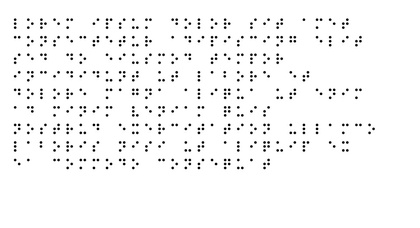
%> input picture COMS_5750/HW2/images/ec1/in/2.jpg, 420 x 228 px, shrunk from 960 x 520 before the run
$ octave ec1.m   (GNU Octave 9; MATLAB toolbox functions it lacks are replaced by stand-ins)
%> lines starting %> are read from the running program, lines starting %| are printed output that depends on the picture; in (x1, y1, x2, y2) boxes, pixels count from 0 and x2, y2 are one past the last pixel; in counts of white or black regions, pixels touching at a corner belong together; the program's own positions count from 1
clear; clc; close all;

% -------------------- CONFIG --------------------
imgPath    = fullfile('..','..','images','ec1','in','2.jpg');   % change to 2.jpg if needed
th         = 0.5;       % binarization threshold
dilateIter = 6;         % how many dilations to build grid mask
seSize     = 3;         % square strel size for dilation
margin     = 5;         % extra pixels added to r2/c2 crop (clamped safely)
debug      = false;     % set true to visualize intermediate crops/masks

brailleDir = fullfile('..','..','braille_cutouts');

% Order matters (to reduce false positives with erosion-only matching):
letters = ['y','z','w','x','v','u','q','p','r','l','t','s','n','m','o','k','g','d','f','h','j','b','c','e','i','a'];
% letters = ['v'];
% ------------------------------------------------

% --- Read image ---
a = imread(imgPath);
%> a is the input picture: size 228x420x3 uint8; min 0, max 255, mean 247
figure; imshow(a); title('Original');

% --- Binarize + invert (dots -> 1) ---
bi = binarizeInvert(a, th);
%> in binarizeInvert, `b  = im2bw(color_img, thresh);`:
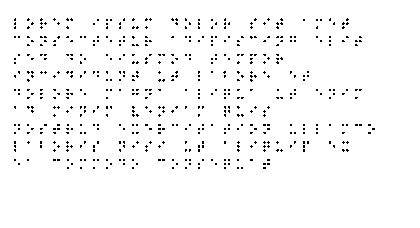
%> b: size 228x420 logical; 97.2% white; black in thin lines or dots, all inside (x1, y1, x2, y2) = (14, 18, 375, 169)
figure; imshow(bi); title('Inverted binary (dots=1)');

% --- Dilate several times to form blocks / help find grid gaps ---
se = strel('square', seSize);
d6 = bi;
for t = 1:dilateIter
    d6 = imdilate(d6, se);
end
%> this loop made 6 passes
%> pass 1, `d6 = imdilate(d6, se);`:
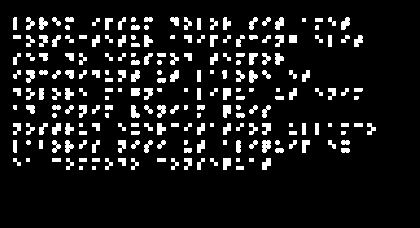
%> d6: size 228x420 logical; 10.3% white; 219 white regions (28 under 20 px), largest, box (x1, y1, x2, y2) and area: (262, 140, 271, 153) 90, (223, 105, 231, 118) 86, (26, 70, 35, 83) 82
%> pass 2, `d6 = imdilate(d6, se);`:
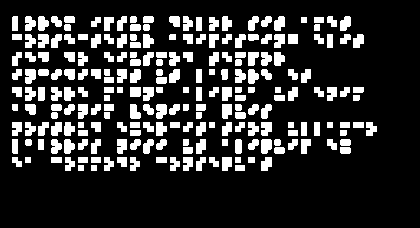
%> d6: size 228x420 logical; 18.9% white; 219 white regions, largest, box (x1, y1, x2, y2) and area: (261, 139, 272, 154) 144, (25, 69, 36, 84) 140, (156, 104, 167, 119) 138
%> pass 3, `d6 = imdilate(d6, se);`:
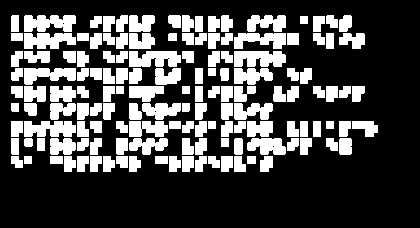
%> d6: size 228x420 logical; 29% white; 142 white regions, largest, box (x1, y1, x2, y2) and area: (234, 51, 286, 67) 701, (129, 51, 181, 67) 686, (24, 15, 76, 32) 683
%> after the loop:
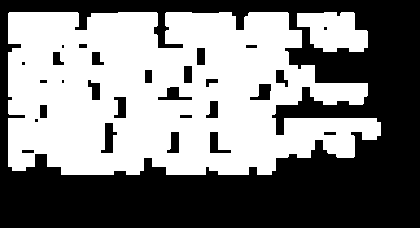
%> d6: size 228x420 logical; 49.9% white; 2 white regions, box (x1, y1, x2, y2) and area: (8, 12, 381, 175) 45641, (297, 12, 368, 52) 2098
figure; imshow(d6); title('Dilated mask');

% --- Find mid row indices of all-zero runs (grid lines / gaps) ---
rows = midIndicesOfZeroRuns(all(d6 == 0, 2));
%> in midIndicesOfZeroRuns, `zeroVec = logical(zeroVec);`: zeroVec = 228 logical values, 65 true
%> in midIndicesOfZeroRuns, `d = diff([false; zeroVec; false]);`: d = 229 values, max 1 at index 1, min -1 at index 13, mean 0
%> in midIndicesOfZeroRuns, `starts = find(d == 1);`: starts = [1; 176]
%> in midIndicesOfZeroRuns, `ends_  = find(d == -1) - 1;`: ends_ = [12; 228]
%> in midIndicesOfZeroRuns, `mids = floor((starts + ends_) / 2);`: mids = [6; 202]
%> rows = [12; 176]
cols = midIndicesOfZeroRuns(all(d6 == 0, 1));
%> cols = [8 382]

rows = round(rows(:));
cols = round(cols(:));
%> cols = [8; 382]

% [18 lines of commented-out code are left out]
output_img = a;
H = size(output_img, 1);
%> H = 228
W = size(output_img, 2);
%> W = 420

for i = 1:(numel(rows)-1)
    for j = 1:(numel(cols)-1)

        r1 = rows(i);
%> r1 = 12
        r2 = rows(i+1) - 1 + margin;
%> r2 = 180
        c1 = cols(j);
%> c1 = 8
        c2 = cols(j+1) - 1 + margin;
%> c2 = 386

        % Clamp to image bounds
        r1 = max(1, r1);  c1 = max(1, c1);
        r2 = min(H, r2);  c2 = min(W, c2);

        % Validate crop
        if r1 > r2 || c1 > c2
            fprintf(' '); % print blank
            continue;
        end

        patch = output_img(r1:r2, c1:c2, :);
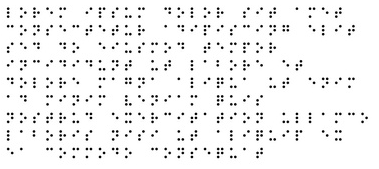
%> patch: size 169x379x3 uint8; min 0, max 255, mean 243.1

        if debug
            figure; imshow(patch); title(sprintf('Patch r[%d:%d], c[%d:%d]', r1,r2,c1,c2));
        end
        % figure; imshow(patch); title(sprintf('Patch r[%d:%d], c[%d:%d]', r1,r2,c1,c2));

        letter = identifyLetter(patch, brailleDir, th, letters, debug);
%> call 2 of binarizeInvert, with thresh = 0.5
%> in binarizeInvert (call 2), `b  = im2bw(color_img, thresh);`:
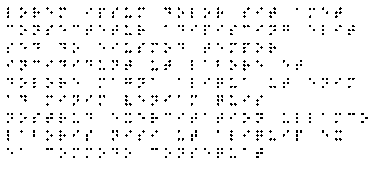
%> b: size 169x379 logical; 95.9% white; black in thin lines or dots, all inside (x1, y1, x2, y2) = (7, 7, 368, 158)
%> letter = ' '
        if letter == '\n'
            % fprintf("\n");
            break;
        else
            fprintf('%c', letter);
        end
    end
    fprintf('\n');  % new line after each row of cells
end

% ===================== FUNCTIONS =====================

function bi = binarizeInvert(color_img, thresh)
    % Compatible with your usage (im2bw supports RGB by converting to gray internally in many MATLAB versions)
    b  = im2bw(color_img, thresh);
    bi = ~b;  % dots -> 1
end

function strelMask = loadStrelFromImage(path, thresh)
    se = imread(path);
    strelMask = binarizeInvert(se, thresh);
end

function letter = identifyLetter(color_patch, brailleDir, thresh, letters, debug)
    % Returns a single character (e.g., 'q') or ' ' if nothing found.
    letter = ' ';

    bi = binarizeInvert(color_patch, thresh);

    if debug
        figure; imshow(bi); title('Patch binary (dots=1)');
    end

    for k = 1:numel(letters)
        ch = letters(k);
        braillePath = fullfile(brailleDir, [ch '.jpg']);

        if ~isfile(braillePath)
            continue;
        end

        strelMask = loadStrelFromImage(braillePath, thresh);

        positions = imerode(bi, strelMask);

        % figure; imshow(strelMask); title('strelMask');
        % figure; imshow(bi); title('Patch binary (dots=1)');
        % figure; imshow(positions);

        % if any(positions(:))
        %     letter = ch;
        %     return;
        % end
        % positions is a binary/logical image
        H = size(positions,1);
        W = size(positions,2);

        win = 20;                         % window size (10x10)
        r1 = floor((H - win)/2) + 1;
        c1 = floor((W - win)/2) + 1;
        r2 = min(H, r1 + win - 1);
        c2 = min(W, c1 + win - 1);

        centerPatch = positions(r1:r2, c1:c2);

        if any(centerPatch(:))
            letter = ch;
            return;
        end
    end
end

function mids = midIndicesOfZeroRuns(zeroVec)
    % zeroVec can be [H x 1] or [1 x W] logical
    zeroVec = logical(zeroVec);

    if iscolumn(zeroVec)
        d = diff([false; zeroVec; false]);
    else
        d = diff([false, zeroVec, false]);
    end

    starts = find(d == 1);
    ends_  = find(d == -1) - 1;

    mids = floor((starts + ends_) / 2);

    % Optional edge handling (same logic you had):
    if ~isempty(mids)
        if starts(1) == 1
            mids(1) = ends_(1);
        end
        if ends_(end) == numel(zeroVec)
            mids(end) = starts(end);
        end
    end
end
